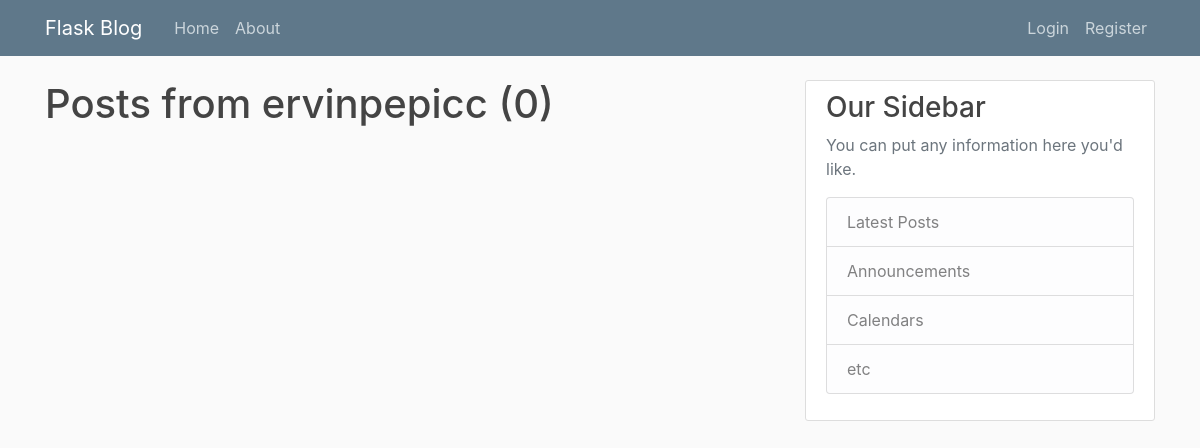
Before: /user/ervinpepicc with the older database file.
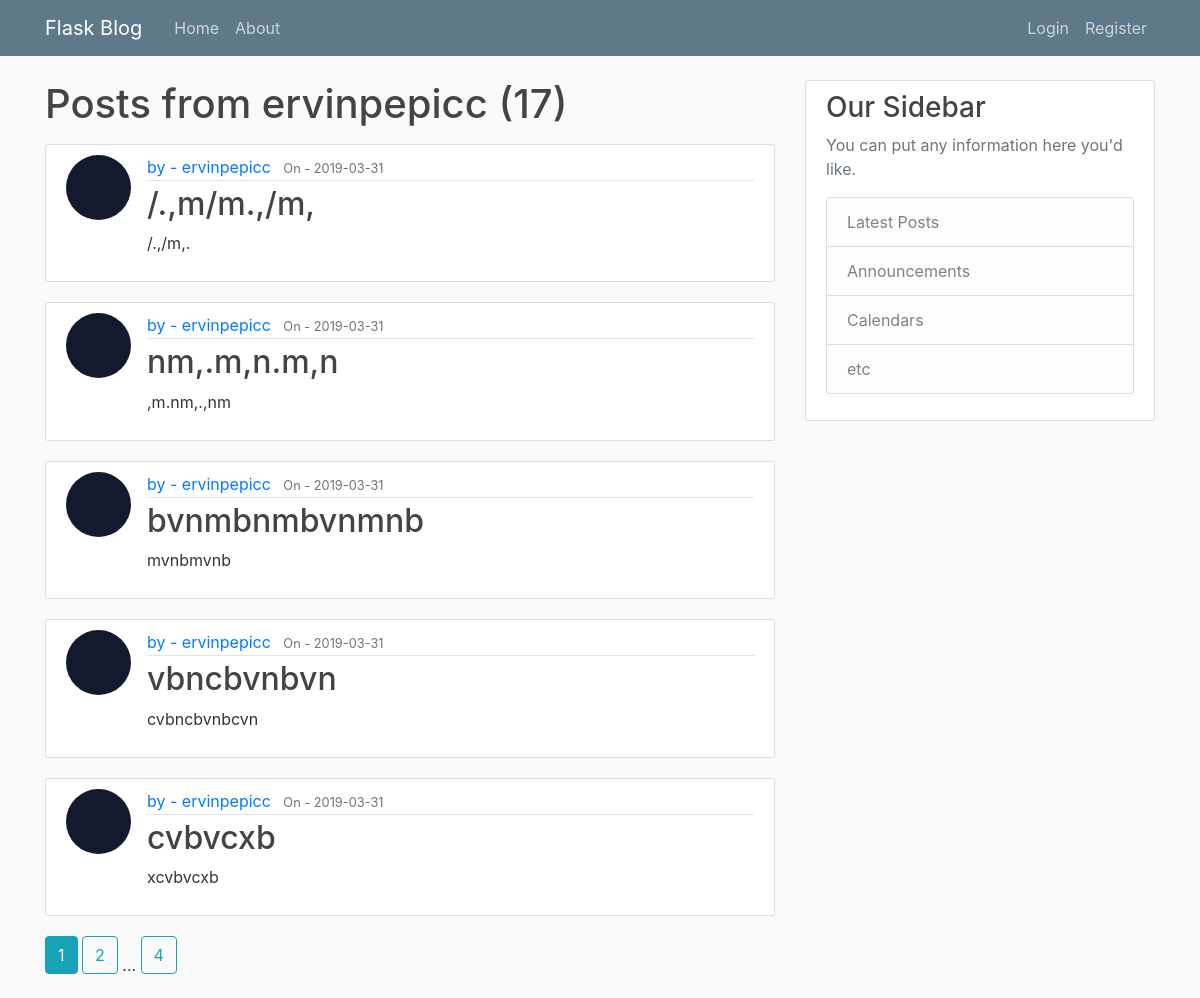
After: the same page with the newer database file.
### flaskblog/models.py (models this page shows, shortened)
class Post(db.Model):
	id 			= db.Column(db.Integer, primary_key=True)
	title 		= db.Column(db.String(120), nullable=False)
	date_posted	= db.Column(db.DateTime, nullable=False, default=datetime.utcnow)
	content 	= db.Column(db.Text, nullable=False)
	user_id		= db.Column(db.Integer, db.ForeignKey('user.id'), nullable=False)

class User(db.Model, UserMixin):
	id 			= db.Column(db.Integer, primary_key=True)
	username	= db.Column(db.String(20), unique=True, nullable=False)
	email 		= db.Column(db.String(34), unique=True, nullable=False)
	image_file	= db.Column(db.String(20), nullable=False, default='default.jpg')
	password 	= db.Column(db.String(60), nullable=False)
	posts		= db.relationship('Post', backref='author', lazy=True)

### flaskblog/users/routes.py (the view)
@users.route("/user/<string:username>")
def user_posts(username):
	page = request.args.get('page', 1, type=int)
	user = User.query.filter_by(username=username).first_or_404()
	posts = Post.query.filter_by(author=user).order_by(Post.date_posted.desc()).paginate(page=page, per_page=5)
	return render_template('user_posts.html', posts=posts, user=user)

### flaskblog/templates/user_posts.html
{% extends "layout.html" %}
{% block content %}
    <h1 class="mb-3">Posts from {{ user.username }} ({{ posts.total }})</h1>
	{% for post in posts.items  %}
		<article class="media content-section">
			<img class="rounded-circle article-img" src="{{ url_for('static', filename='profile_pics/' + post.author.image_file) }}" alt="Post picture" >
			<div class="media-body">
				<div class="article-metadata">
					<a class="mr-2" href="{{ url_for('users.user_posts', username=post.author.username) }}">by -  {{ post.author.username }}</a>
					<small class="text-muted">On - {{ post.date_posted.strftime('%Y-%m-%d') }}</small>
				</div>
				<h2><a class="article-title" href="{{ url_for('posts.post', post_id=post.id) }}">{{ post.title }}</a></h2>
				<p class="article-content">{{ post.content }}</p>
			</div>
		</article>
	{% endfor %}
	{% for page_num in posts.iter_pages(left_edge=1, right_edge=1, left_current=2, right_current=2)  %}
		{% if page_num %}
      {% if posts.page == page_num %}
			<a class="btn btn-info mb-4" href="{{ url_for('users.user_posts', username=user.username, page=page_num) }}">{{ page_num }}</a>
      {% else %}
        <a class="btn btn-outline-info mb-4" href="{{ url_for('users.user_posts', username=user.username, page=page_num) }}">{{ page_num }}</a>
      {% endif %}
		{% else %}
			...
		{% endif %}
	{% endfor %}
{% endblock content %}

Changed rows visible on the page:
added Post: image_file (picture), author.username "ervinpepicc", date_posted "2019-03-31", title "/.,m/m.,/m,", content "/.,/m,."
added Post: image_file (picture), author.username "ervinpepicc", date_posted "2019-03-31", title "nm,.m,n.m,n", content ",m.nm,.,nm"
added Post: image_file (picture), author.username "ervinpepicc", date_posted "2019-03-31", title "bvnmbnmbvnmnb", content "mvnbmvnb"
added Post: image_file (picture), author.username "ervinpepicc", date_posted "2019-03-31", title "vbncbvnbvn", content "cvbncbvnbcvn"
added Post: image_file (picture), author.username "ervinpepicc", date_posted "2019-03-31", title "cvbvcxb", content "xcvbvcxb"
Other visible differences:
{{ posts.total }}: "0" → "17"
new list line: "1"
new list line: "2"
new list line: "4"
